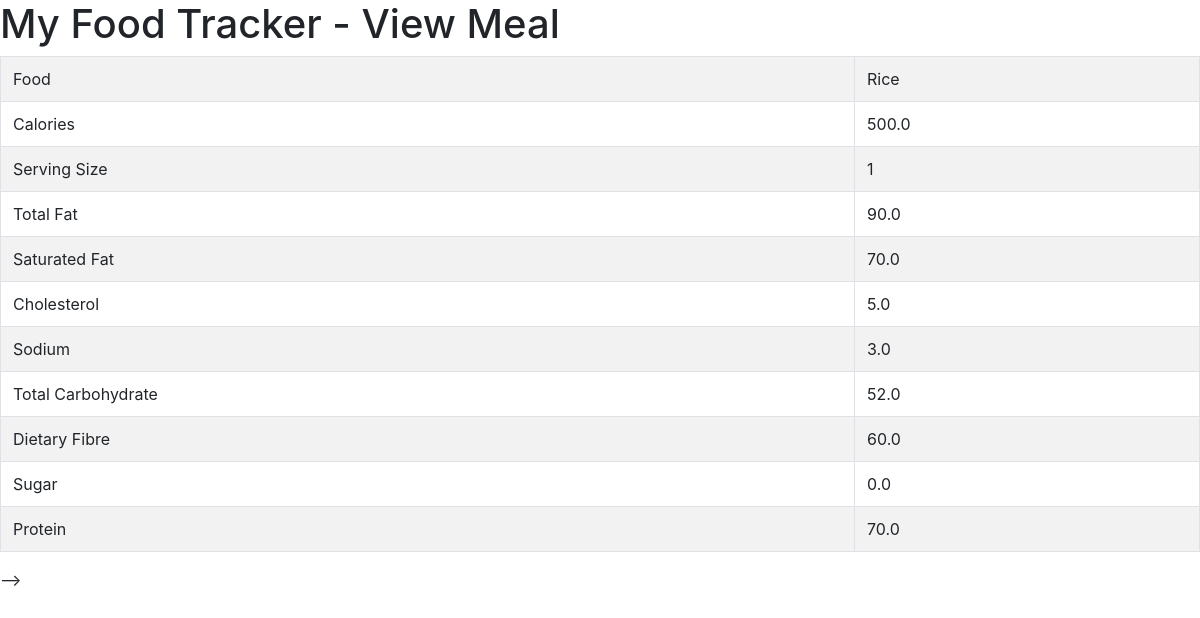
/view_meal/3, run on the app's committed database.
### food/models.py (models this page shows, shortened)
class Food(models.Model):
	name = models.CharField(verbose_name="Food Name", max_length=200)
	calories = models.FloatField(verbose_name="Calories (kcal)")
	total_fat = models.FloatField(verbose_name="Total Fat (g)")
	saturated_fat = models.FloatField(verbose_name="Saturated Fat (g)")
	cholesterol = models.FloatField(verbose_name="Cholesterol (mg)")
	sodium = models.FloatField(verbose_name="Sodium (mg)")
	total_carbohydrate = models.FloatField(verbose_name="Total Carbohydrate (g)")
	dietary_fibre = models.FloatField(verbose_name="Dietary Fibre (g)")
	sugar = models.FloatField(verbose_name="Sugar (g)")
	protein = models.FloatField(verbose_name="Protein (g)")

class Meal(models.Model):
	BREAKFAST = 1
	MORNING_SNACK = 2
	LUNCH = 3
	AFTERNOON_SNACK = 4
	DINNER = 5
	EVENING_SNACK = 6
	MEAL_TIME_TYPES = (
		(BREAKFAST, "Breakfast"),
		(MORNING_SNACK, "Morning Snack"),
		(LUNCH, "Lunch"),
		(AFTERNOON_SNACK, "Afternoon Snack"),
		(DINNER, "Dinner"),
		(EVENING_SNACK, "Evening Snack")
	)
	food = models.ForeignKey(Food, verbose_name="Food", on_delete = models.CASCADE)
	serving_size = models.IntegerField(verbose_name="Serving Size")
	meal_time = models.IntegerField(verbose_name="Meal Time", choices = MEAL_TIME_TYPES)

### food/views.py (the view)
# urls.py: url(r'^view_meal/(?P<meal_id>\d+)$', view_meal, name = 'view-meal'),
def view_meal(request, meal_id):
	template = 'view_meal.html'
	food = Food.objects.get(id=int(meal_id))
	meal = Meal.objects.get(id=int(meal_id))
	context = {
		'food' : food,
		'meal': meal,
	}
	return render(request, template, context)

### templates/view_meal.html (shortened to what this page needs)
<html>
	<head>
		<link rel="stylesheet" href="https://stackpath.bootstrapcdn.com/bootstrap/4.1.1/css/bootstrap.min.css">
</head>
	<body>
		<h1>My Food Tracker - View Meal</h1>
		<table class="table table-striped table-bordered">
		<tr>
			<td>Food</td>
			<td>{{ food.name }}</td>
		</tr>
		<tr>
			<td>Calories</td>
			<td>{{ food.calories }}</td>
		</tr>
		<tr>
			<td>Serving Size</td>
			<td>{{ meal.serving_size }}</td>
		</tr>
		<tr>
			<td>Total Fat</td>
			<td>{{ food.total_fat }}</td>
		</tr>
		<tr>
			<td>Saturated Fat</td>
			<td>{{ food.saturated_fat }}</td>
		</tr>
		<tr>
			<td>Cholesterol</td>
			<td>{{ food.cholesterol }}</td>
		</tr>
		<tr>
			<td>Sodium</td>
			<td>{{ food.sodium }}</td>
		</tr>
		<tr>
			<td>Total Carbohydrate</td>
			<td>{{ food.total_carbohydrate }}</td>
		</tr>
		<tr>
			<td>Dietary Fibre</td>
			<td>{{ food.dietary_fibre }}</td>
		</tr>
		<tr>
			<td>Sugar</td>
			<td>{{ food.sugar }}</td>
		</tr>
		<tr>
			<td>Protein</td>
			<td>{{ food.protein }}</td>
		</tr>
	</table>
	</body>
</html>

### data on the page
Food: name "Rice", calories "500.0", total_fat "90.0", saturated_fat "70.0", cholesterol "5.0", sodium "3.0", total_carbohydrate "52.0", dietary_fibre "60.0", sugar "0.0", protein "70.0"
Meal: serving_size "1"
